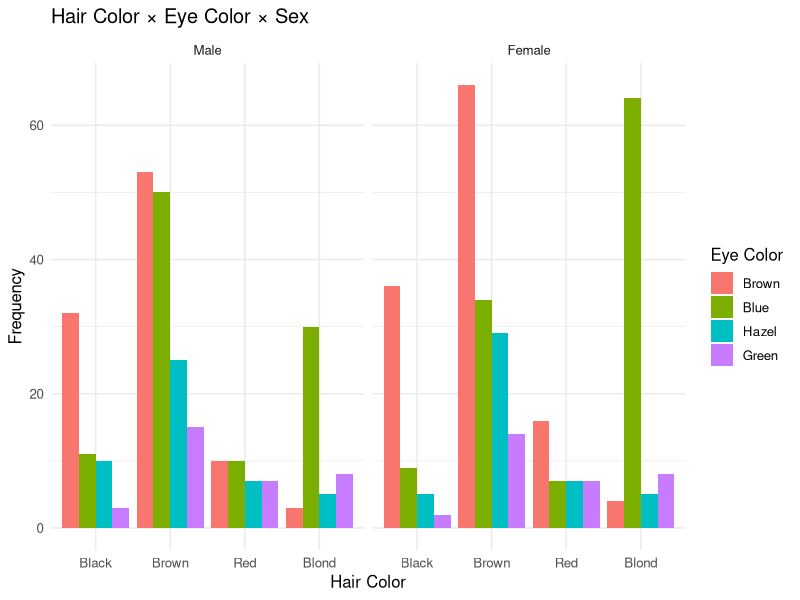

Generate this figure with R:
## ---- chunk 1
library(ggplot2)
df <- as.data.frame(HairEyeColor)

ggplot(df, aes(x = Hair, y = Freq, fill = Eye)) +
  geom_col(position = "dodge") +
  facet_wrap(~ Sex) +
  labs(
    title = "Hair Color × Eye Color × Sex",
    x = "Hair Color", y = "Frequency", fill = "Eye Color"
  ) +
  theme_minimal(base_size = 12)
